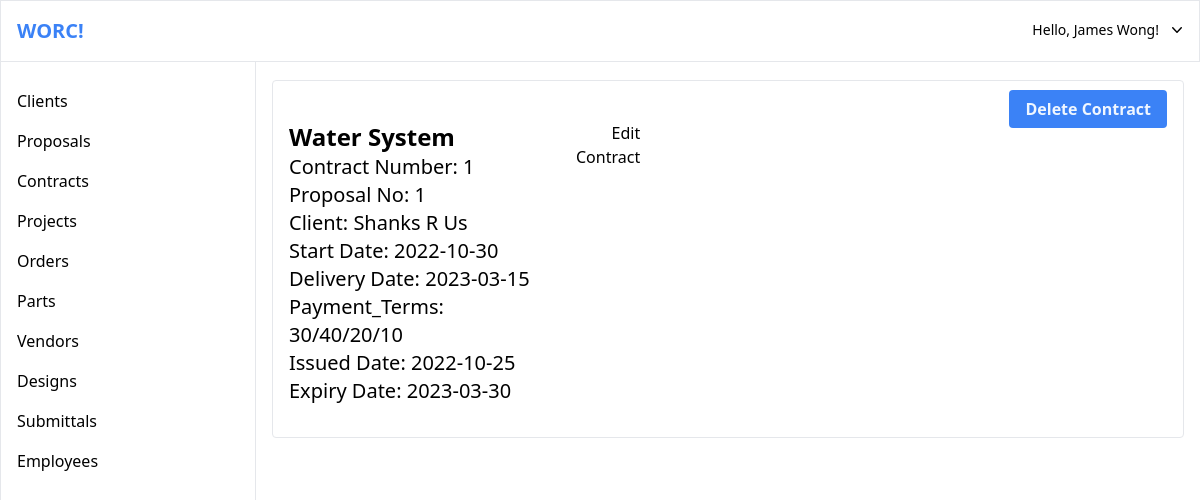
The page /contracts/contract.php?id=1 (signed in) on the database its author committed.
### tables this page shows
CREATE TABLE Contract
	(Proposal_No		INT			NOT NULL,
	 Contract_No		INT			NOT NULL,
	 Start_Date			DATE,
	 Delivery_Date		DATE,
	 Payment_Terms		VARCHAR(255),
	 Issued_Date		DATE,
	 Expiry_Date		DATE,
     Client_Id			INT NOT NULL,
	 PRIMARY KEY (Proposal_No, Contract_No),
	 FOREIGN KEY (Client_Id) REFERENCES Client (Client_Id) ON DELETE CASCADE ON UPDATE CASCADE );

CREATE TABLE Proposal
	(Proposal_No		INT			    NOT NULL,
	 Title			    VARCHAR(255)    NOT NULL,
	 Value			    FLOAT           NOT NULL,
	 Issued_Date		DATE            NOT NULL,
	 Expiry_Date		DATE,
	 PRIMARY KEY (Proposal_No) );

CREATE TABLE Client
	(Client_Id			INT			NOT NULL AUTO_INCREMENT,
	 Company_Name		VARCHAR(255),
	 Contact_Name		VARCHAR(255)    NOT NULL,
	 Email				VARCHAR(255),
	 Phone_No			BIGINT,
	 Website			VARCHAR(255),
	 Address_Line_1		VARCHAR(255)	NOT NULL,
	 Address_Line_2		VARCHAR(255),
	 City				VARCHAR(255)	NOT NULL,
	 Prov_State			VARCHAR(255)	NOT NULL,
	 Country			VARCHAR(255)	NOT NULL,
	 Postal_Zip			VARCHAR(255)	NOT NULL,
	 PRIMARY KEY (Client_Id) );

### data/contract.php (called while the page is built, shortened)
<?php
function find_contract($db, $contract_no) {
	$q = "
		SELECT
			C.*, P.Title, CL.Company_Name
		FROM Contract AS C, Proposal AS P, Client_Proposals AS CP, Client AS CL
		WHERE
			C.Contract_No = :contract_no AND
			C.Proposal_No = P.Proposal_No AND
			C.Proposal_No = CP.Proposal_No AND
			CP.Client_Id = CL.Client_Id
		";
	$query = $db->prepare($q);
	$query->execute([':contract_no' => $contract_no]);
	return $query;
}

### contracts/contract.php (the view, shortened to what this page needs)
<?php
require_once('../db.php');
require_once('../data/contract.php');
$Contract_No = $_GET['id'] ?? '';
$contract = find_contract($db, $Contract_No);
if(!empty($Contract_No)) {
    $contract = $contract->fetch();
}
include('../templates/top.php');
?>
<?php
include('../templates/top-bar.php');
?>
<div>
	<?php
	include('../templates/side-bar.php');
	?>
	<div class="pt-16 ml-64">
		<main class="m-4 border rounded">
			<div class="m-4">
				<div class="text-right">
                    <a href="delete.php?id=<?=$Contract_No?>" class="hover:bg-blue-400 bg-blue-500 text-blue-50 py-2 px-4 rounded font-semibold">Delete Contract</a>
                </div>
				<section class="flex">
					<div class="w-2/5 mr-4">
						<div class="mb-4 flex">
							<dl class="grow">
								<dt class="font-bold text-2xl"><?=$contract['Title'] ?? '' ?></dt>
								<dt class="text-xl">Contract Number: <?=$contract['Contract_No'] ?? ''?></dt>
                                <dt class="text-xl">Proposal No: <?=$contract['Proposal_No'] ?? ''?></dt>
								<dt class="text-xl">Client: <?=$contract['Company_Name'] ?? ''?></dt>
                                <dt class="text-xl">Start Date: <?=$contract['Start_Date'] ?? ''?></dt>
                                <dt class="text-xl">Delivery Date: <?=$contract['Delivery_Date'] ?? ''?></dt>
                                <dt class="text-xl">Payment_Terms: <?=$contract['Payment_Terms'] ?? ''?></dt>
								<dt class="text-xl">Issued Date: <?=$contract['Issued_Date'] ?? ''?></dt>
                                <dt class="text-xl">Expiry Date: <?=$contract['Expiry_Date'] ?? ''?></dt>
							</dl>
							<div class="text-right">
								<a href="../contracts/edit.php?id=<?=$Contract_No?>" class="hover:text-blue-500">Edit Contract</a>
							</div>
						</div>
				</section>
			</div>
		</main>
	</div>
</div>
<?php
include('../templates/bottom.php');
?>

### rows shown on the page
contract: proposal.Title "Water System", Contract_No "1", Proposal_No "1", Client_Id.Company_Name "Shanks R Us", Start_Date "2022-10-30", Delivery_Date "2023-03-15", Payment_Terms "30/40/20/10", Issued_Date "2022-10-25", Expiry_Date "2023-03-30"

### other values the page prints
$first_name "James"
$last_name "Wong"
